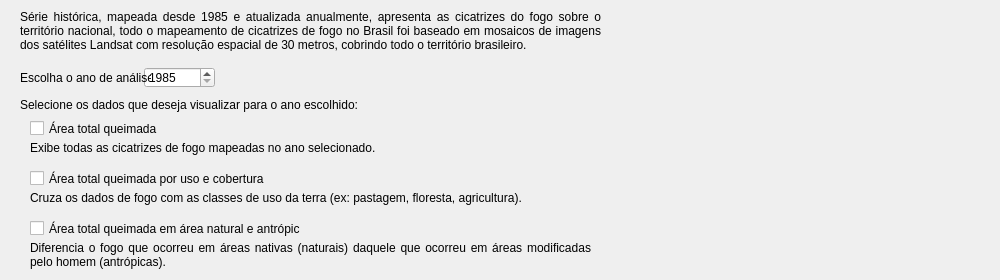
     <widget class="QWidget" name="fire_anual">
      <attribute name="title">
       <string>Ocorrência de fogo anual</string>
      </attribute>
      <widget class="QSpinBox" name="FireAnualYear">
       <property name="geometry">
        <rect>
         <x>144</x>
         <y>67</y>
         <width>71</width>
         <height>21</height>
        </rect>
       </property>
       <property name="minimum">
        <number>1985</number>
       </property>
       <property name="maximum">
        <number>2999</number>
       </property>
       <property name="value">
        <number>1985</number>
       </property>
      </widget>
      <widget class="QCheckBox" name="check_fire_annual_by_total_burned">
       <property name="enabled">
        <bool>true</bool>
       </property>
       <property name="geometry">
        <rect>
         <x>30</x>
         <y>120</y>
         <width>201</width>
         <height>17</height>
        </rect>
       </property>
       <property name="text">
        <string>Área total queimada</string>
       </property>
       <property name="checked">
        <bool>false</bool>
       </property>
      </widget>
      <widget class="QLabel" name="SelecioneProduto">
       <property name="geometry">
        <rect>
         <x>20</x>
         <y>97</y>
         <width>491</width>
         <height>16</height>
        </rect>
       </property>
       <property name="text">
        <string>Selecione os dados que deseja visualizar para o ano escolhido:</string>
       </property>
      </widget>
      <widget class="QLabel" name="Selecioneanoaseguir">
       <property name="geometry">
        <rect>
         <x>20</x>
         <y>67</y>
         <width>131</width>
         <height>21</height>
        </rect>
       </property>
       <property name="text">
        <string>Escolha o ano de análise:</string>
       </property>
       <property name="alignment">
        <set>Qt::AlignLeading|Qt::AlignLeft|Qt::AlignVCenter</set>
       </property>
      </widget>
      <widget class="QCheckBox" name="check_fire_annual_by_class">
       <property name="geometry">
        <rect>
         <x>30</x>
         <y>170</y>
         <width>321</width>
         <height>17</height>
        </rect>
       </property>
       <property name="text">
        <string>Área total queimada por uso e cobertura</string>
       </property>
       <property name="checked">
        <bool>false</bool>
       </property>
      </widget>
      <widget class="QCheckBox" name="check_fire_annual_by_natural_anthropic">
       <property name="geometry">
        <rect>
         <x>30</x>
         <y>220</y>
         <width>271</width>
         <height>17</height>
        </rect>
       </property>
       <property name="text">
        <string>Área total queimada em área natural e antrópico</string>
       </property>
       <property name="checked">
        <bool>false</bool>
       </property>
      </widget>
      <widget class="QLabel" name="Description_fire_annual_by_total_burned">
       <property name="geometry">
        <rect>
         <x>30</x>
         <y>140</y>
         <width>961</width>
         <height>16</height>
        </rect>
       </property>
       <property name="text">
        <string>Exibe todas as cicatrizes de fogo mapeadas no ano selecionado.</string>
       </property>
       <property name="alignment">
        <set>Qt::AlignJustify|Qt::AlignVCenter</set>
       </property>
       <property name="wordWrap">
        <bool>true</bool>
       </property>
      </widget>
      <widget class="QLabel" name="Description_fire_annual_by_class">
       <property name="geometry">
        <rect>
         <x>30</x>
         <y>190</y>
         <width>961</width>
         <height>16</height>
        </rect>
       </property>
       <property name="text">
        <string>Cruza os dados de fogo com as classes de uso da terra (ex: pastagem, floresta, agricultura).</string>
       </property>
       <property name="alignment">
        <set>Qt::AlignJustify|Qt::AlignVCenter</set>
       </property>
       <property name="wordWrap">
        <bool>true</bool>
       </property>
      </widget>
      <widget class="QLabel" name="Description_fire_annual_by_natural_anthropic">
       <property name="geometry">
        <rect>
         <x>30</x>
         <y>240</y>
         <width>561</width>
         <height>31</height>
        </rect>
       </property>
       <property name="text">
        <string>&lt;html&gt;&lt;head/&gt;&lt;body&gt;&lt;p&gt;Diferencia o fogo que ocorreu em áreas nativas (naturais) daquele que ocorreu em áreas modificadas pelo homem (antrópicas).&lt;/p&gt;&lt;/body&gt;&lt;/html&gt;</string>
       </property>
       <property name="alignment">
        <set>Qt::AlignJustify|Qt::AlignVCenter</set>
       </property>
       <property name="wordWrap">
        <bool>true</bool>
       </property>
      </widget>
      <widget class="QLabel" name="Descriotion_fire_accumulated_2">
       <property name="geometry">
        <rect>
         <x>20</x>
         <y>10</y>
         <width>581</width>
         <height>41</height>
        </rect>
       </property>
       <property name="text">
        <string>&lt;html&gt;&lt;head/&gt;&lt;body&gt;&lt;p&gt;Série histórica, mapeada desde 1985 e atualizada anualmente, apresenta as cicatrizes do fogo sobre o território nacional, todo o mapeamento de cicatrizes de fogo no Brasil foi baseado em mosaicos de imagens dos satélites Landsat com resolução espacial de 30 metros, cobrindo todo o território brasileiro.&lt;/p&gt;&lt;/body&gt;&lt;/html&gt;</string>
       </property>
       <property name="alignment">
        <set>Qt::AlignJustify|Qt::AlignVCenter</set>
       </property>
       <property name="wordWrap">
        <bool>true</bool>
       </property>
      </widget>
     </widget>
